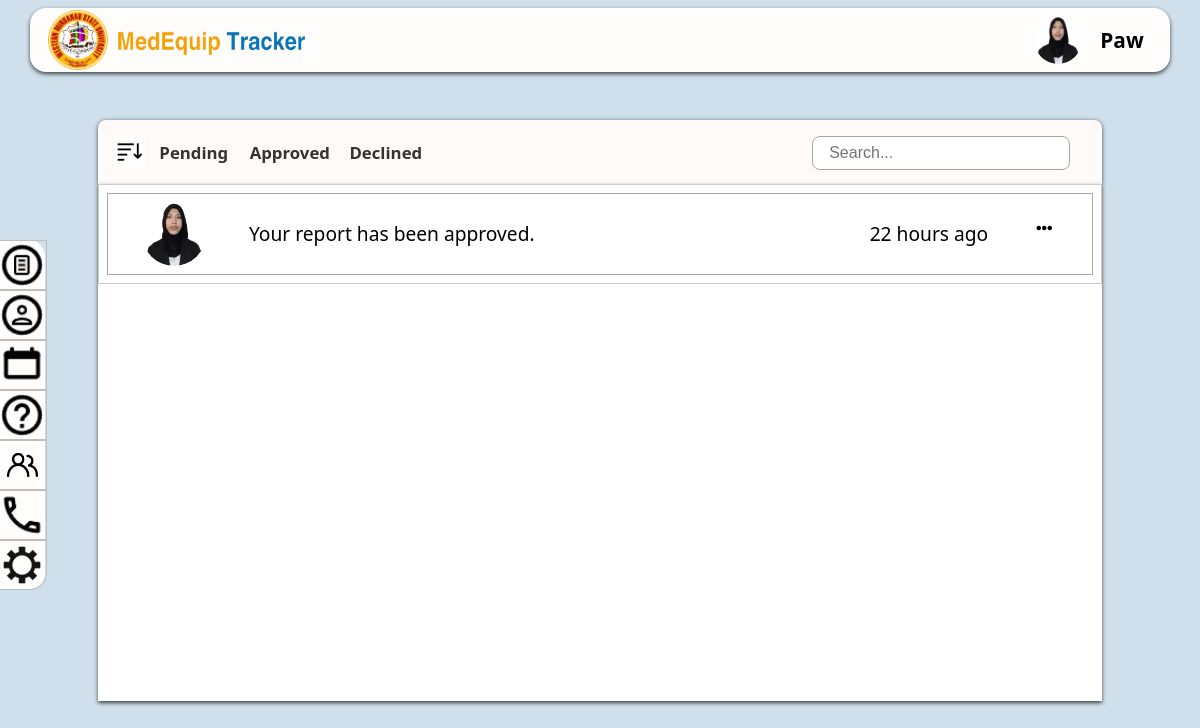
The app's page /user panel/reportSent.php?id=3 (signed in) with its own data.
### tables this page shows
CREATE TABLE `users` (
  `id` int(11) NOT NULL,
  `fullname` varchar(255) NOT NULL,
  `email` varchar(255) NOT NULL,
  `password` varchar(255) NOT NULL,
  `role` enum('admin','user','anonymous') NOT NULL DEFAULT 'anonymous',
  `contact` varchar(15) DEFAULT NULL,
  `department` varchar(255) DEFAULT NULL,
  `profile_img` varchar(255) DEFAULT NULL,
  `username` varchar(255) DEFAULT NULL,
  `gender` varchar(10) DEFAULT NULL,
  `address` varchar(100) DEFAULT NULL
);

CREATE TABLE `unit_report` (
  `report_ID` int(11) NOT NULL,
  `equipment_ID` int(11) DEFAULT NULL,
  `user_ID` int(11) DEFAULT NULL,
  `unit_ID` varchar(50) DEFAULT NULL,
  `unit_handler` varchar(255) DEFAULT NULL,
  `report_issue` varchar(255) DEFAULT NULL,
  `problem_desc` text DEFAULT NULL,
  `timestamp` timestamp NOT NULL DEFAULT current_timestamp(),
  `status` varchar(255) NOT NULL DEFAULT 'You have sent a report.'
);

### functions/header.php (called while the page is built)
<?php
include_once "../dbConfig/dbconnect.php";
$userID = isset($_GET['id']) ? $_GET['id'] : null;
function getUserInfo($conn, $userID) {
    $sql = "SELECT * FROM users WHERE id = '$userID'";
    $result = $conn->query($sql);
    if ($result && $result->num_rows > 0) {
        return $result->fetch_assoc();
    } else {
        return null;
    }
}
$userInfo = getUserInfo($conn, $userID);
?>

### user panel/reportSent.php (the view, shortened to what this page needs)
<?php
include_once '../dbConfig/dbconnect.php';
include_once '../functions/header.php';
?>
<!DOCTYPE html>
<html lang="en">
<head>
    <link rel="stylesheet" href="https://cdnjs.cloudflare.com/ajax/libs/font-awesome/5.15.3/css/all.min.css">
    <link rel="stylesheet" href="../assets/css/index.css">
    <link rel="stylesheet" href="../assets/css/reportList.css">
    <link rel="stylesheet" href="../assets/css/sidebarShow.css">
</head>
<body style="overflow: hidden;">
    <div class="container1">
        <div class="headerContainer">
            <div class="subHeaderContainer">
                <div class="imageContainer">
                    <div class="subImageContainer">
                        <img class="image" src="../assets/img/medLogo.png" alt="">
                    </div>
                    <div class="nameContainer">
                        <img src="../assets/img/system-name.png" alt="">
                    </div>
                </div>
                <div class="profileContainer">
                    <div class="subProfileContainer" id="profileContainer">
                        <?php
                            if (!empty($userInfo['profile_img'])) {
                                echo '<img class="headerImg" src="../uploads/' . $userInfo['profile_img'] . '" alt="Profile Image">';
                            } else {
                                echo '<img class="headerImg" src="../assets/img/person-circle.png" alt="Mountain Placeholder">';
                            }
                        ?>
                        </div>
                        <div class="subProfileContainer">
                            <p class="userName"><?php echo $userInfo['username'] ?? ''; ?></p>
                        </div>
                    </div>
                </div>
            <?php include('sidebar.php'); ?>
        </div>
        <div class="container" id="reportCotainer">
           <div class="filterContainer" style="height: 4rem;">
                <div class="subFilterContainer">
                    <div class="sortContainer">
                        <img class="sort" src="../assets/img/th (2).jpg" alt="">
                    </div>
                    <div class="filter" onclick="changeColor(this)">
                        <p class="year">Pending</p>
                    </div>
                    <div class="filter" onclick="changeColor(this)">
                        <p class="year">Approved</p>
                    </div>
                    <div class="filter" onclick="changeColor(this)">
                        <p class="year">Declined</p>
                    </div>
                    <div class="searchCon">
                        <input class="search" type="text" id="searchInput" placeholder="Search..." oninput="liveSearch()">
                    </div>
                </div>
           </div>
           <div class="tableContainer" style="background-color: #fff;">
                <table>
                    <tbody>
                        <tr>
                        <?php
                            $userID = $_SESSION['user_id'];
                            $reportQuery = "SELECT DISTINCT timestamp, report_ID, status FROM unit_report WHERE user_ID = '$userID' ORDER BY timestamp DESC";
                            $reportResult = mysqli_query($conn, $reportQuery);
                            if (mysqli_num_rows($reportResult) > 0) {
                                while ($row = mysqli_fetch_assoc($reportResult)) {
                                    $timestamp = strtotime($row['timestamp']);
                                    $reportID = $row['report_ID'];
                                    $status = $row['status'];
                                    $imageQuery = "SELECT profile_img FROM users WHERE id = '$userID'";
                                    $imageResult = mysqli_query($conn, $imageQuery);
                                    if (mysqli_num_rows($imageResult) > 0) {
                                        $row = mysqli_fetch_assoc($imageResult);
                                        $image = $row['profile_img'];
                                        $timeDiff = time() - $timestamp;
                                        $intervals = array(
                                            31536000 => 'year',
                                            2592000 => 'month',
                                            604800 => 'week',
                                            86400 => 'day',
                                            3600 => 'hour',
                                            60 => 'minute',
                                            1 => 'second'
                                        );
                                        $timeAgo = '';
                                        foreach ($intervals as $seconds => $unit) {
                                            $interval = floor($timeDiff / $seconds);
                                            if ($interval > 0) {
                                                $timeAgo .= $interval . ' ' . ($interval > 1 ? $unit . 's' : $unit) . ' ago';
                                                break;
                                            }
                                        }
                                        echo "<tr><td><div class='list'>";
                                        echo "<div class='sender-img'>
                                                <img src='../uploads/" . ($image ? $image : 'placeholder.jpg') . "' alt='Profile Image'>
                                            </div>
                                            <a href='reportDetails.php?report_ID=$reportID&user_ID=$userID&timestamp=$timestamp' style='width: 100%;'>
                                                <div class='label' style='display: flex;'>
                                                    <p class='left-text'>" . $status ."</p>
                                                    <div class='right-text'>
                                                        <p class='time'>" . $timeAgo . "</p>
                                                        <i class='fas fa-ellipsis-h'></i>
                                                    </div>
                                                </div>
                                            </a>";
                                        echo "</div></td></tr>";
                                    } else {
                                        echo "No profile image found.";
                                    }
                                }
                            } else {
                                echo "No report found.";
                            }
                            ?>
                        </tr>
                    </tbody>
                </table>
           </div>
        </div>
</body>
</html>

### assets/css/index.css (style rules this page uses)
* { margin: 0; padding: 0; }
body { background: rgb(207, 224, 236); font-family: system-ui, -apple-system; }
.headerContainer { height: 5rem; width: 100%; display: flex; justify-content: center; align-items: center; }
.subHeaderContainer { height: 4rem; width: 93%; border-radius: 1rem; backdrop-filter: blur(1rem); background-color: rgb(255,252,252); display: flex; flex-direction: row; justify-content: space-between; box-shadow: 0 2px 4px rgba(0, 0, 0, 0.7); }
.imageContainer { height: 100%; width: 12rem; display: flex; flex-direction: row; }
.subImageContainer { height: 100%; width: 3rem; margin-left: 1rem; display: flex; justify-content: center; align-items: center; }
.nameContainer { margin-left: 0.3rem; }
.nameContainer img { width: 14rem; height: 2.5rem; display: none; }
.profileContainer { height: 100%; width: 12rem; display: flex; flex-direction: row; justify-content: right; cursor: pointer; }
.subProfileContainer { height: 100%; width: 4rem; display: flex; justify-content: center; align-items: center; }
.headerImg { border-radius: 5rem; width: 3rem; height: 3rem; }
.profileContainer p { font-size: 1.3rem; }
.image { height: 3.7rem; }
.adminName, .userName { display: none; }
.container { height: 91vh; display: flex; flex-direction: column; align-items: center; }
.filterContainer { height: 3rem; width: 100%; margin-top: 1rem; display: flex; justify-content: center; align-items: center; }
.subFilterContainer { height: 100%; width: 93%; background-color: snow; border-radius: 0.5rem 0.5rem 0rem 0rem; overflow-y: auto; display: flex; flex-direction: row; box-shadow: 0 1px 4px rgba(0, 0, 0, 0.7); }
.sortContainer { height: 100%; width: 2rem; display: flex; justify-content: center; align-items: center; cursor: pointer; }
.sort { height: 2rem; }
.filter { height: 100%; width: 4rem; display: flex; justify-content: center; align-items: center; cursor: pointer; color: #333; }
.year { font-size: 1.05rem; font-weight: bold; }
.tableContainer { height: 70%; width: 93%; background-color: rgba(255, 250, 250, 0.582); overflow-x: auto; box-shadow: 0 2px 4px rgba(0, 0, 0, 0.7); }
@media only screen and (min-width: 1025px) and (max-width: 1440px) { .subHeaderContainer { width: 95%; display: flex; justify-content: space-between; } }
@media only screen and (min-width: 1025px) and (max-width: 1440px) { .adminName, .userName { display: block; } }
@media only screen and (min-width: 1025px) and (max-width: 1440px) { .nameContainer img { justify-content: center; align-items: center; width: 12rem; font-size: 1.3rem; display: block; } }
@media only screen and (min-width: 1025px) and (max-width: 1440px) { .nameContainer { display: block; margin-top: 0.9rem; } }
@media only screen and (min-width: 1025px) and (max-width: 1440px) { .adminName, .userName { font-weight: bold; font-size: 1.5rem; } }
@media only screen and (min-width: 1025px) and (max-width: 1440px) { .profileContainer { padding-right: 1rem; } }
@media only screen and (min-width: 1025px) and (max-width: 1440px) { .imageContainer { width: 18rem; } }
@media only screen and (min-width: 1025px) and (max-width: 1440px) { .subImageContainer { width: 4rem; } }
@media only screen and (min-width: 1025px) and (max-width: 1440px) { .tableContainer { height: 71%; width: 93%; background-color: rgba(255, 250, 250, 0.582); overflow-x: auto; } }
@media only screen and (min-width: 1025px) and (max-width: 1440px) { table { border-collapse: collapse; text-align: center; width: 100%; } }
@media only screen and (min-width: 1025px) and (max-width: 1440px) { th, td { border: solid #ccc 0.2px; height: 2.5rem; padding: 0.5rem; justify-content: center; align-items: center; font-size: 1.05rem; } }

### assets/css/sidebarShow.css (style rules this page uses)
a { text-decoration: none; color: #000; }
a p { margin-left: 0.5rem; }

### user panel/reportSent.php (style rules this page uses)
.filter { width: 6rem; color: #333; }

### records on screen
users: profile_img (picture), username "Paw"
unit_report: user_ID.profile_img (picture), $reportID 1 (drawn), status "Your report has been approved.", timeAgo "22 hours ago"
